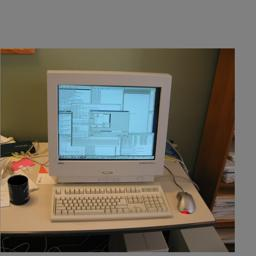
#> input picture images/104.jpg, 256 x 256 px; its folder holds 4 pictures in this run
$ python calculo_entropia.py
#> lines starting #> are read from the running program, lines starting #| are printed output that depends on the picture; long printed decimals are rounded
import os, time, psutil
from skimage import io, color
import skimage.measure as ski
import matplotlib.pyplot as plt
import platform
from matplotlib.backends.backend_pdf import PdfPages

# ruta relativa de las imagenes
# las imagenes deben ir en la careta images en el mismo directorio del script
carpeta_imagenes = './images'

# calculo del tiempo total
tiempo_inicio = time.time()

# listas para guardar los tiempos de cálculo de la entropía de cada imagen
tiempos_color = []
tiempos_gris = []

# lista para  uso de RAM, para calcular el uso medio
memoria_ram = []

# lista para uso de CPU
uso_cpu = []

# listas para guardar la entropia a color y escala de grises, para el histograma y el boxplot
lista_entropias_color = []
lista_entropias_gris = []

# se obtiene los nombres de las imagenes en la carpeta
lista_imagenes = os.listdir(carpeta_imagenes)

# calculo de entropia de cada imagen
for nombre_imagen in lista_imagenes:

    ruta_imagen = os.path.join(carpeta_imagenes, nombre_imagen)

    imagen = io.imread(ruta_imagen)
#> imagen is the input picture: shape (256, 256, 3); mean R, G, B 112.1, 107.7, 97.2

    # verifica si la imagen tiene 4 canales y la convierte a 3 canales si es necesario
    if len(imagen.shape) == 3 and imagen.shape[2] == 4:
        imagen = imagen[:, :, :3]

    # cálculo de la entropía en escala de grises

    inicio_entropia_gris = time.time()
    imagen_gris = color.rgb2gray(imagen)
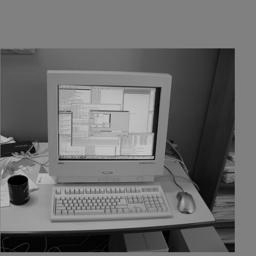
#> imagen_gris: shape (256, 256) float64; min 0, max 0.804, mean 0.423
    entropia_gris = ski.shannon_entropy(imagen_gris)
#> entropia_gris = 10.91
    fin_entropia_gris = time.time()
    tiempos_gris.append(fin_entropia_gris - inicio_entropia_gris)

    # se agrega la entropia gris a la lista
    lista_entropias_gris.append(entropia_gris)

    # cálculo de la entropía a color

    inicio_entropia_color = time.time()
    entropia_color = ski.shannon_entropy(imagen)
#> entropia_color = 6.63
    fin_entropia_color = time.time()
    tiempos_color.append(fin_entropia_color - inicio_entropia_color)

    # se agrega la entropia color a la lista
    lista_entropias_color.append(entropia_color)

    # Imprimir la entropía de la imagen
    print(f"Entropía gris de {nombre_imagen}: {entropia_gris}")
#| Entropía gris de 104.jpg: 10.907
    print(f"Entropía color de {nombre_imagen}: {entropia_color}")
#| Entropía color de 104.jpg: 6.634

    # guarda la memoria ram usada pare cada imagen
    memoria_ram.append(psutil.virtual_memory().used)
    # guarda el uso del cpu
    uso_cpu.append(psutil.cpu_percent())
#> pass 2 of the loop `for nombre_imagen in lista_imagenes:`:
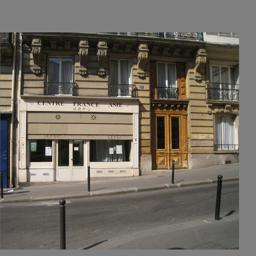
#> input picture images/1044.jpg, 256 x 256 px
#> imagen is the input picture: shape (256, 256, 3); mean R, G, B 111.7, 105.6, 96.2
#> `imagen_gris = color.rgb2gray(imagen)`:
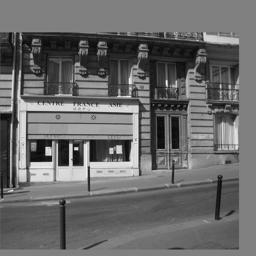
#> imagen_gris: shape (256, 256) float64; min 0.0075, max 0.986, mean 0.417
#> entropia_gris = 11.46
#> entropia_color = 6.9
#| Entropía gris de 1044.jpg: 11.456
#| Entropía color de 1044.jpg: 6.896
#> pass 3 of the loop `for nombre_imagen in lista_imagenes:`:
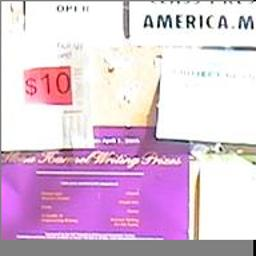
#> input picture images/107.jpg, 256 x 256 px
#> imagen is the input picture: shape (256, 256, 3); mean R, G, B 222.8, 195.6, 218.7
#> `imagen_gris = color.rgb2gray(imagen)`:
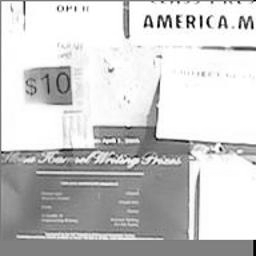
#> imagen_gris: shape (256, 256) float64; min 0, max 1, mean 0.796
#> entropia_gris = 10.25
#> entropia_color = 5.65
#| Entropía gris de 107.jpg: 10.247
#| Entropía color de 107.jpg: 5.646
#> the loop made 4 passes; the first 3 are shown

# cálculo del tiempo de ejecución total
tiempo_final = time.time()
tiempo_total = tiempo_final - tiempo_inicio
#> tiempo_total = 0.26
tiempo_total =  round(tiempo_total, 4)
#> (the run stopped early here; a loop or call above may not have finished)
